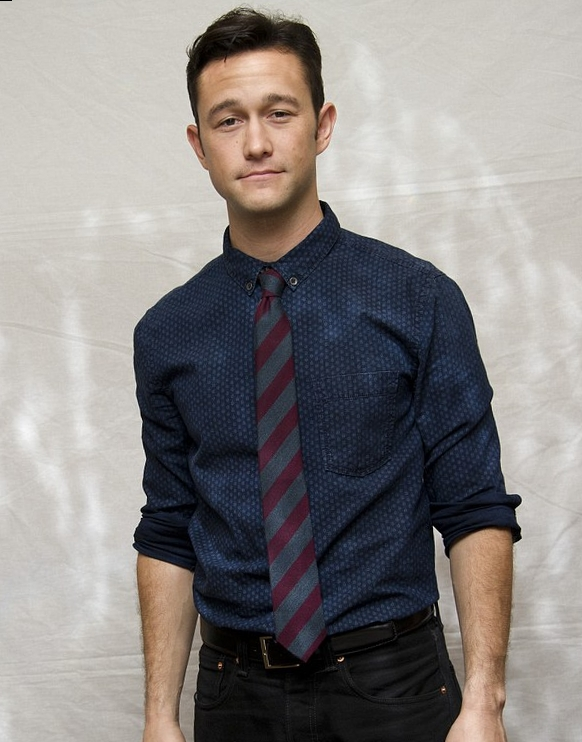
#> input picture test/5.jpg, 582 x 742 px
$ python resize_image.py
#> lines starting #> are read from the running program, lines starting #| are printed output that depends on the picture
from PIL import Image

def resize_image(input_path, output_path, size=(500, 400)):
    """
    Resize an image to the specified size and save it in JPEG format.

    Parameters:
        input_path (str): The path to the input image (JPEG format).
        output_path (str): The path where the resized image will be saved.
        size (tuple): The desired size as a (width, height) tuple. Default is (500, 400).
    """
#> called with input_path = '5.jpg', output_path = 'output.jpg', size = (500, 400)
    try:
        # Open the input image
        with Image.open(input_path) as img:
            # Resize the image with high-quality resampling
#> img is the input picture: PIL image 582x742 RGB; mean R, G, B 136.8, 132.7, 131.3
            resized_img = img.resize(size, Image.LANCZOS)
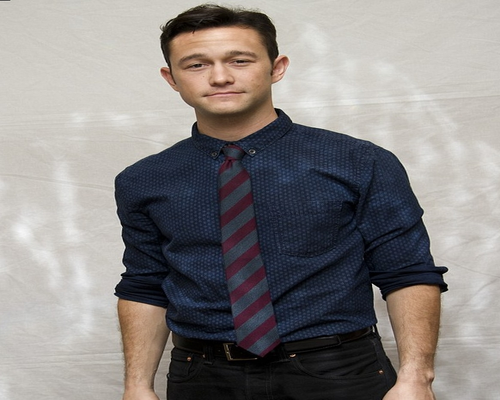
#> resized_img: PIL image 500x400 RGB; mean R, G, B 136.8, 132.7, 131.3
            # Save the resized image in JPEG format
            resized_img.save(output_path, format='JPEG', quality=95)
            print(f"Image resized and saved to {output_path}")
    except Exception as e:
        print(f"An error occurred: {e}")

# Example usage
resize_image('5.jpg', 'output.jpg')
